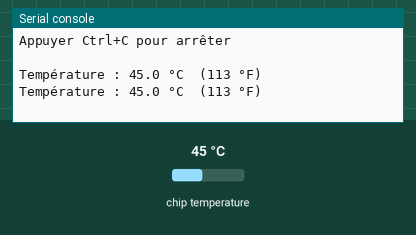
Simulated run of this program. Board: ESP32 board running MicroPython. Parts: the last lines printed to the serial console. The inputs (shaded band) are chosen by the test bench; at power-on: chip temperature 45 °C.

Above: at 1.2 s.
1.3 s: chip temperature set to 21 °C
At 2.5 s:
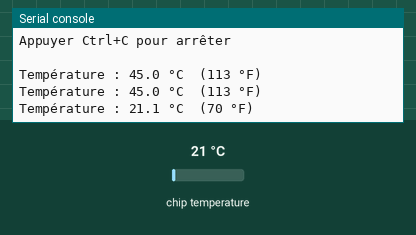
2.8 s: chip temperature set to 35 °C
At 3.8 s:
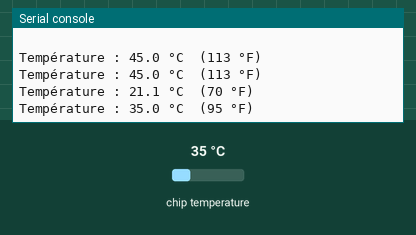
Timing chart, 0 to 5.8 s (numbered marks = the images above; inputs shaded):
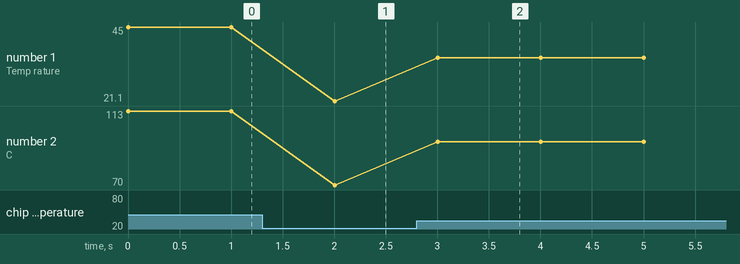

The program:

manip07_temperature_interne.py
```python
# Manipulation 07 — Lire la température interne du processeur
# Fablab Ardèche — Atelier d'initiation
# -----------------------------------------------------------------------
# L'ESP32 intègre un capteur de température à l'intérieur même du chip.
# Il mesure la température du processeur (pas la température ambiante).
#
# À quoi ça sert ?
#   - Surveiller que le processeur ne surchauffe pas
#   - Démontrer qu'un microcontrôleur peut avoir des capteurs intégrés
#
# ATTENTION : la valeur est en degrés Fahrenheit dans MicroPython.
#             On la convertit en Celsius avec la formule : (F - 32) / 1,8
#
# Astuce de démonstration : approcher le doigt (ou un objet chaud)
# près de la puce ESP32 pendant quelques secondes → la valeur monte.
#
# Rien à brancher — capteur interne au chip.
# -----------------------------------------------------------------------

import esp32    # module spécifique à l'ESP32, contient les fonctions internes
import time     # pour les pauses

print("Température interne du processeur ESP32")
print("Approchez le doigt près de la puce pour voir la valeur monter...")
print("Appuyer Ctrl+C pour arrêter")
print()

while True:
    # Lecture de la température brute (en Fahrenheit)
    temp_fahrenheit = esp32.raw_temperature()

    # Conversion en Celsius
    temp_celsius = (temp_fahrenheit - 32) / 1.8

    # Affichage avec une décimale
    print(f"Température : {temp_celsius:.1f} °C  ({temp_fahrenheit} °F)")

    time.sleep(1)    # une mesure par seconde

# -----------------------------------------------------------------------
# À RETENIR :
#   - Le module "esp32" donne accès aux fonctions spéciales de la puce
#   - raw_temperature() retourne des degrés Fahrenheit (héritage américain)
#   - Formule de conversion : °C = (°F - 32) / 1.8
#   - f"..." = f-string : façon moderne d'insérer des variables dans du texte
#   - :.1f = formater un nombre avec 1 décimale
#
# DANS LE SHELL :
#   >>> import esp32
#   >>> esp32.raw_temperature()
#   >>> (esp32.raw_temperature() - 32) / 1.8
# -----------------------------------------------------------------------
```

Measured:
- after the input at 1.3 s, the serial console: prints a new line after 0.70 s (image 1)
- after the input at 2.8 s, the serial console: prints a new line after 0.20 s (image 2)
- plotted number 1: 45 → 21.1 after the input at 1.3 s, 21.1 → 35 after the input at 2.8 s
- plotted number 2: 113 → 70 after the input at 1.3 s, 70 → 95 after the input at 2.8 s
